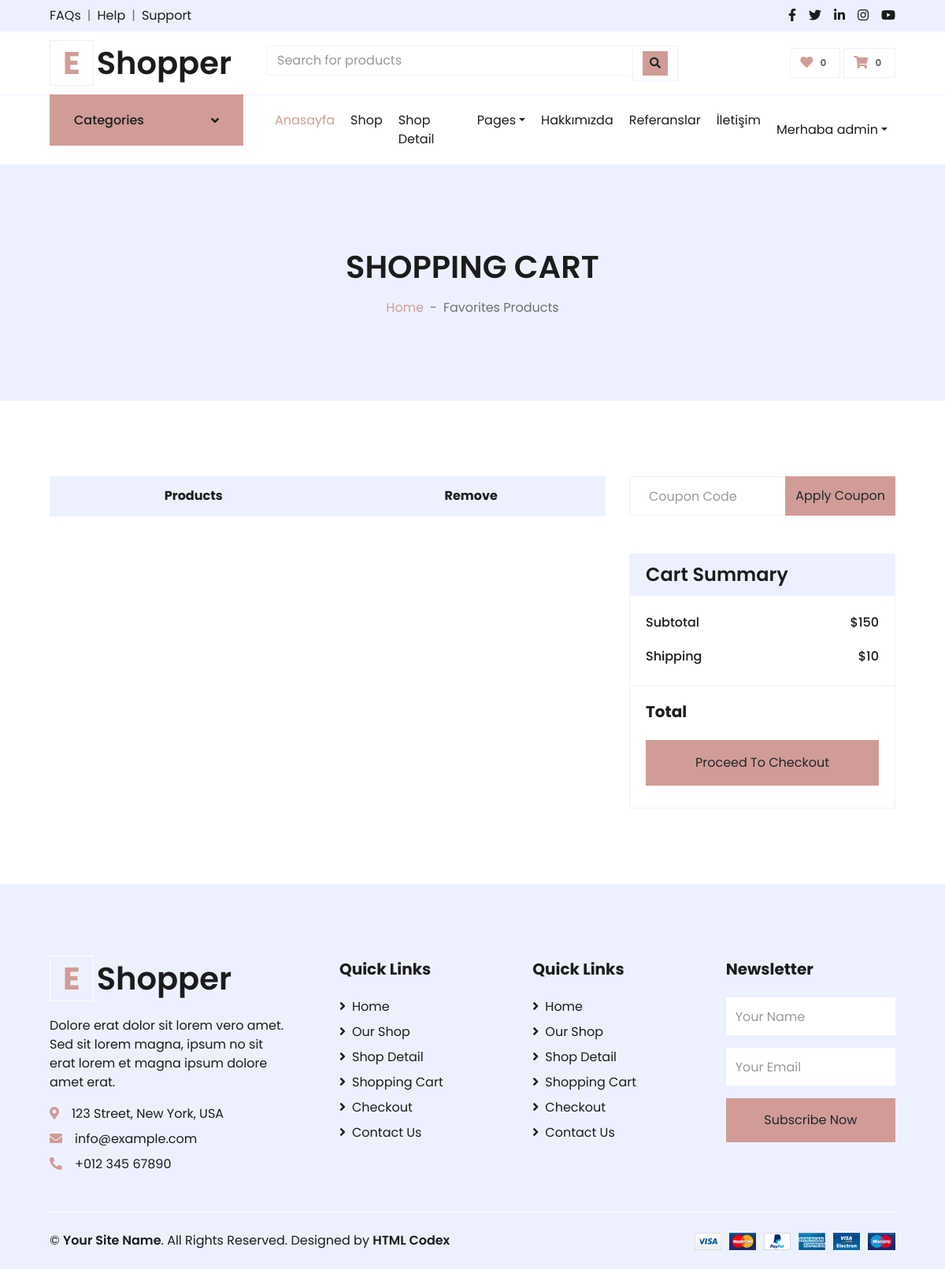
The page /order/favorites (signed in) on the database as committed earlier.
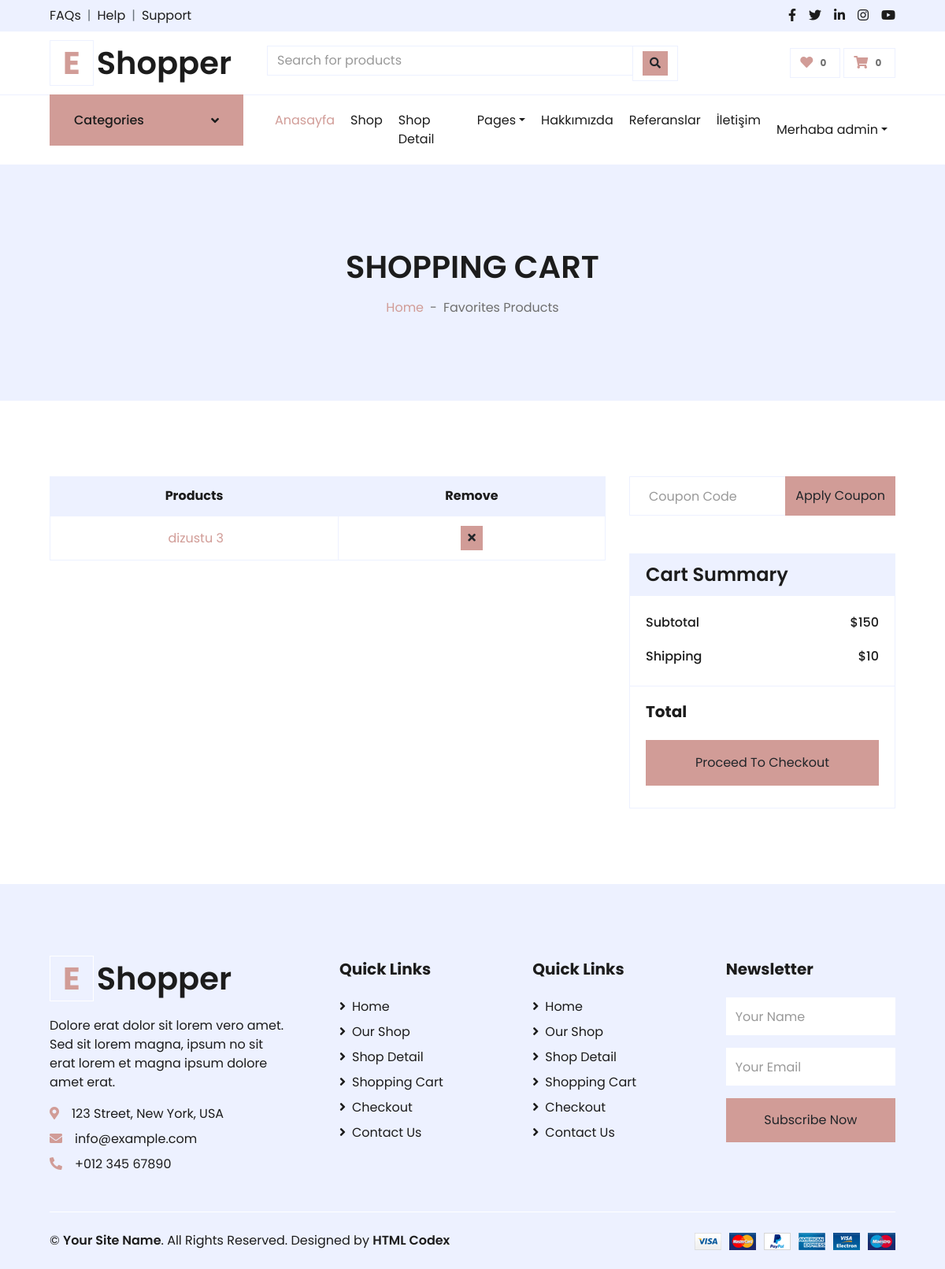
The same page on the database as committed later.
### order/models.py (models this page shows)
class AddFavorite(models.Model):
    user = models.ForeignKey(User, on_delete=models.SET_NULL, null=True)
    product = models.ForeignKey(Product, on_delete=models.SET_NULL, null=True)
    def __str__(self):
        return self.product.title

### product/models.py (models this page shows, shortened)
class Product(models.Model):
    STATUS = (
        ('True', 'Evet'),
        ('False', 'Hayir'),
    )
    category = models.ForeignKey(Category, on_delete=models.CASCADE) #many to one relation with Category
    title = models.CharField(max_length=150)
    keywords = models.CharField(blank=True,max_length=255)
    description = models.TextField(blank=True,max_length=255)
    image=models.ImageField(blank=True, upload_to='images/')
    price= models.FloatField()
    amount=models.IntegerField(default=0)
    detail=RichTextUploadingField()
    status=models.CharField(max_length=10,choices=STATUS)
    create_at=models.DateTimeField(auto_now_add=True)
    update_at=models.DateTimeField(auto_now=True)
    slug = models.SlugField(null=False, unique=True)
    def image_tag(self):
        return mark_safe('<img src="{}" height="50"/>'.format(self.image.url))
    image_tag.short_descripion = 'Image'

### order/views.py (the view)
# urls.py: path("favorites", views.favorites, name="favorites"),
def favorites(request):
    category = Category.objects.all()
    current_user = request.user  # Access User Session information
    favorites = AddFavorite.objects.filter(user_id=current_user.id)
    context = {'favorites': favorites,
               'category': category
               }
    return render(request, 'favorites_products.html', context)

### order/templates/favorites_products.html (shortened to what this page needs)
{% extends 'homebase.html' %}
{% block sidebar %} {% include 'sidebar.html' %}  {% endblock %}
{% block body %}
    <div class="container-fluid bg-secondary mb-5">
        <div class="d-flex flex-column align-items-center justify-content-center" style="min-height: 300px">
            <h1 class="font-weight-semi-bold text-uppercase mb-3">Shopping Cart</h1>
            <div class="d-inline-flex">
                <p class="m-0"><a href="">Home</a></p>
                <p class="m-0 px-2">-</p>
                <p class="m-0">Favorites Products</p>
            </div>
        </div>
    </div>
    <div class="container-fluid pt-5">
        <div class="row px-xl-5">
            <div class="col-lg-8 table-responsive mb-5">
                <table class="table table-bordered text-center mb-0">
                    <thead class="bg-secondary text-dark">
                    <tr>
                        <th>Products</th>
                        <th>Remove</th>
                    </tr>
                    </thead>
                    <tbody class="align-middle">
                    {% for fav in favorites %}
                        <tr>
                            <td class="align-middle">
                                 <a href="{% url 'productDetail' fav.product.id fav.product.slug %}">
                                {{ fav }}</a></td>
                            <td>
                                <a href="/order/delfavorite/{{ fav.id }}">
                                    <button class="btn btn-sm btn-primary"><i class="fa fa-times"></i></button>
                                </a>
                            </td>
                        </tr>
                    {% endfor %}
                    </tbody>
                </table>
            </div>
            <div class="col-lg-4">
                <form class="mb-5" action="">
                    <div class="input-group">
                        <input type="text" class="form-control p-4" placeholder="Coupon Code">
                        <div class="input-group-append">
                            <button class="btn btn-primary">Apply Coupon</button>
                        </div>
                    </div>
                </form>
                <div class="card border-secondary mb-5">
                    <div class="card-header bg-secondary border-0">
                        <h4 class="font-weight-semi-bold m-0">Cart Summary</h4>
                    </div>
                    <div class="card-body">
                        <div class="d-flex justify-content-between mb-3 pt-1">
                            <h6 class="font-weight-medium">Subtotal</h6>
                            <h6 class="font-weight-medium">$150</h6>
                        </div>
                        <div class="d-flex justify-content-between">
                            <h6 class="font-weight-medium">Shipping</h6>
                            <h6 class="font-weight-medium">$10</h6>
                        </div>
                    </div>
                    <div class="card-footer border-secondary bg-transparent">
                        <div class="d-flex justify-content-between mt-2">
                            <h5 class="font-weight-bold">Total</h5>
                        </div>
                        <a href="/order/orderproduct">
                            <button class="btn btn-block btn-primary my-3 py-3">Proceed To Checkout</button>
                        </a>
                    </div>
                </div>
            </div>
        </div>
    </div>
{% endblock %}

Rows that differ between the two databases and show on the page:
added AddFavorite: product.title "dizustu 3"
